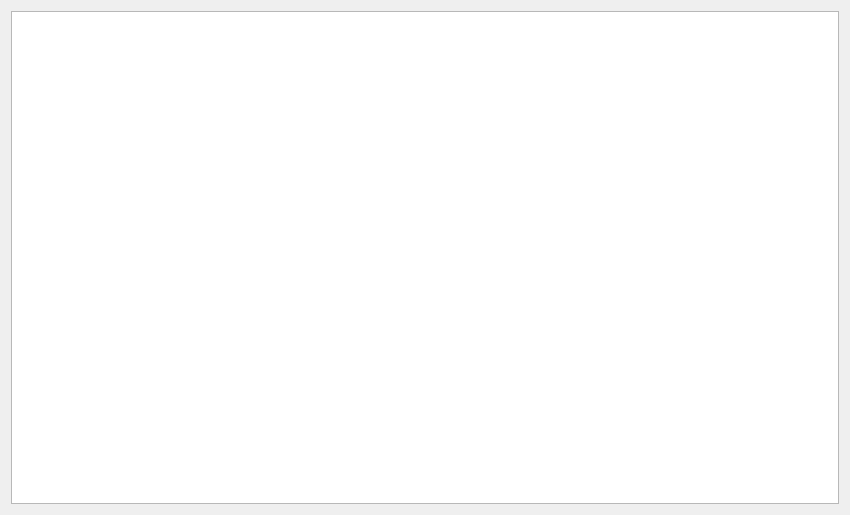
<?xml version="1.0" encoding="UTF-8"?>
<ui version="4.0">
 <class>Dialog</class>
 <widget class="QDialog" name="Dialog">
  <property name="geometry">
   <rect>
    <x>0</x>
    <y>0</y>
    <width>850</width>
    <height>515</height>
   </rect>
  </property>
  <property name="windowTitle">
   <string>Dialog</string>
  </property>
  <layout class="QVBoxLayout" name="verticalLayout">
   <item>
    <widget class="QGraphicsView" name="graphicsView"/>
   </item>
  </layout>
 </widget>
 <layoutdefault spacing="6" margin="11"/>
 <resources/>
 <connections/>
</ui>
